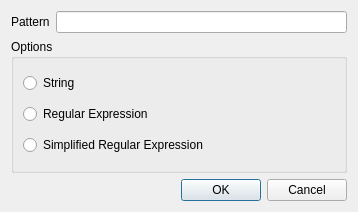
<ui version="4.0" >
 <class>TextFilterDialog</class>
 <widget class="QDialog" name="TextFilterDialog" >
  <property name="geometry" >
   <rect>
    <x>0</x>
    <y>0</y>
    <width>358</width>
    <height>212</height>
   </rect>
  </property>
  <property name="windowTitle" >
   <string>Dialog</string>
  </property>
  <layout class="QVBoxLayout" name="verticalLayout_2" >
   <item>
    <layout class="QHBoxLayout" name="horizontalLayout" >
     <item>
      <widget class="QLabel" name="label" >
       <property name="text" >
        <string>Pattern</string>
       </property>
      </widget>
     </item>
     <item>
      <widget class="QLineEdit" name="patternEdit_" />
     </item>
    </layout>
   </item>
   <item>
    <widget class="QGroupBox" name="groupBox" >
     <property name="title" >
      <string>Options</string>
     </property>
     <layout class="QVBoxLayout" name="verticalLayout" >
      <item>
       <widget class="QRadioButton" name="stringButton_" >
        <property name="text" >
         <string>String</string>
        </property>
       </widget>
      </item>
      <item>
       <widget class="QRadioButton" name="regExpButton_" >
        <property name="text" >
         <string>Regular Expression</string>
        </property>
       </widget>
      </item>
      <item>
       <widget class="QRadioButton" name="simpRegExpButton_" >
        <property name="text" >
         <string>Simplified Regular Expression</string>
        </property>
       </widget>
      </item>
     </layout>
    </widget>
   </item>
   <item>
    <widget class="QDialogButtonBox" name="buttonBox" >
     <property name="orientation" >
      <enum>Qt::Horizontal</enum>
     </property>
     <property name="standardButtons" >
      <set>QDialogButtonBox::Cancel|QDialogButtonBox::Ok</set>
     </property>
    </widget>
   </item>
  </layout>
 </widget>
 <resources/>
 <connections>
  <connection>
   <sender>buttonBox</sender>
   <signal>accepted()</signal>
   <receiver>TextFilterDialog</receiver>
   <slot>accept()</slot>
   <hints>
    <hint type="sourcelabel" >
     <x>248</x>
     <y>254</y>
    </hint>
    <hint type="destinationlabel" >
     <x>157</x>
     <y>274</y>
    </hint>
   </hints>
  </connection>
  <connection>
   <sender>buttonBox</sender>
   <signal>rejected()</signal>
   <receiver>TextFilterDialog</receiver>
   <slot>reject()</slot>
   <hints>
    <hint type="sourcelabel" >
     <x>316</x>
     <y>260</y>
    </hint>
    <hint type="destinationlabel" >
     <x>286</x>
     <y>274</y>
    </hint>
   </hints>
  </connection>
 </connections>
</ui>
